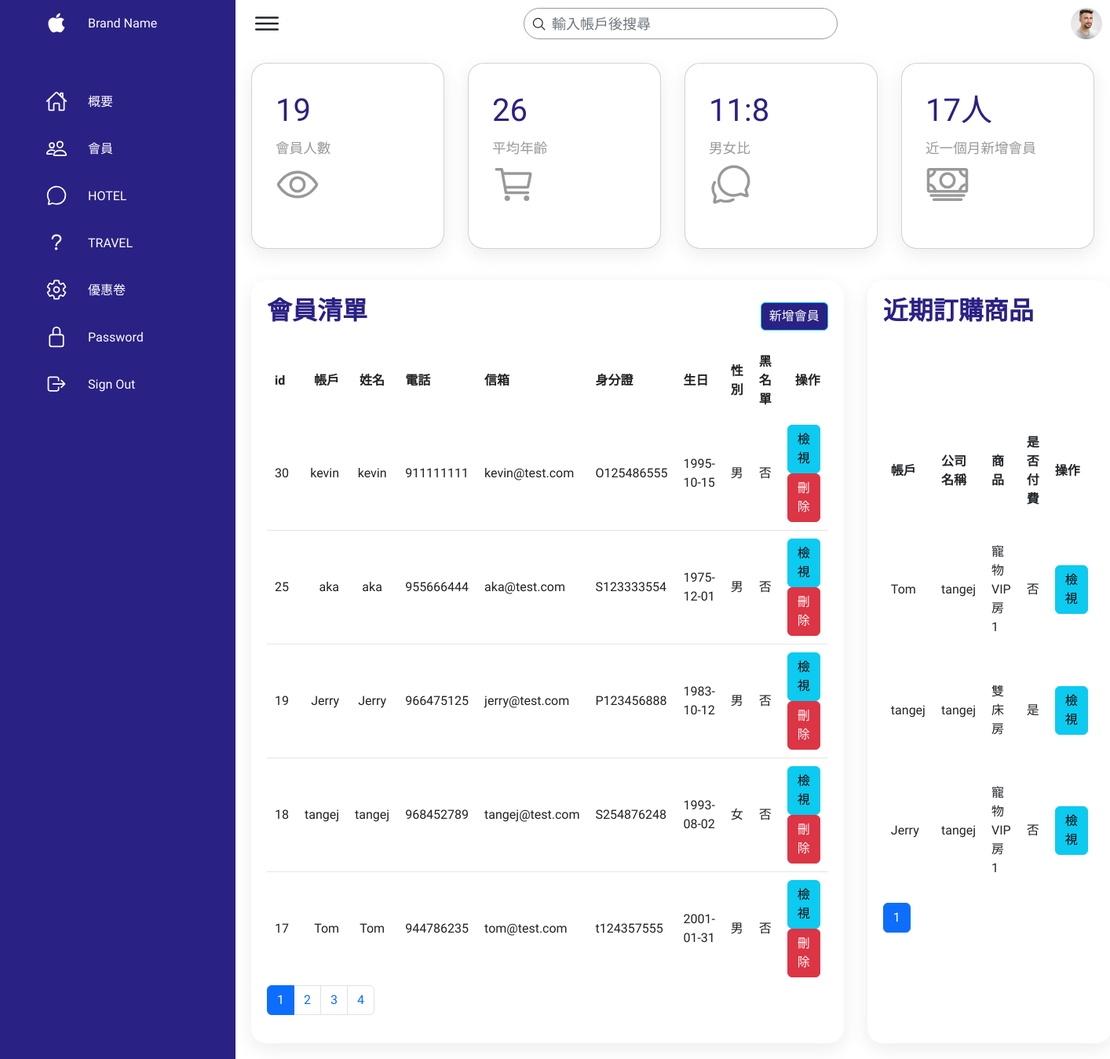
Page /admin-user/admin.php on the earlier database version.
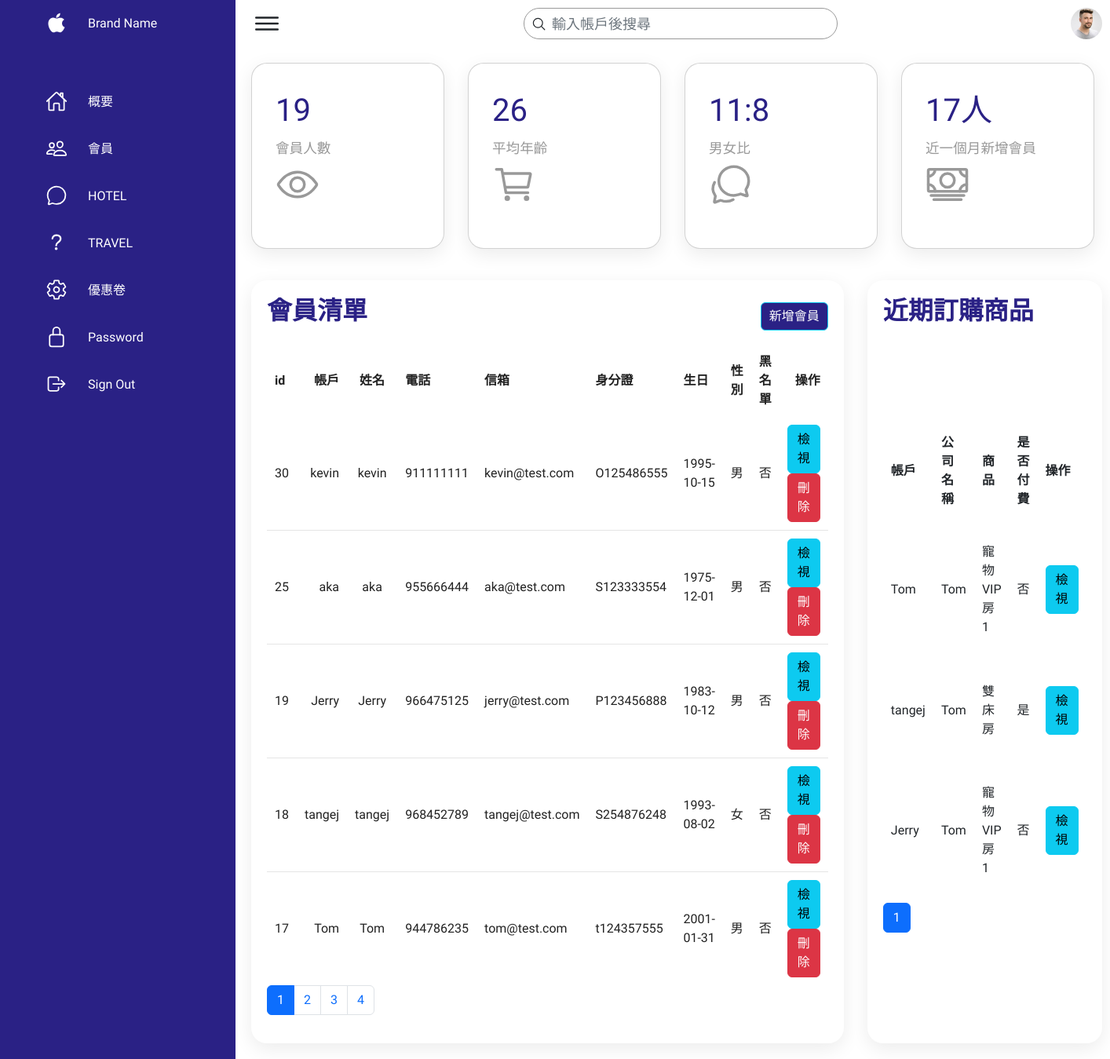
Same page on the later database version.
### tables this page shows
CREATE TABLE `users` (
  `id` int(20) UNSIGNED NOT NULL,
  `account` varchar(255) NOT NULL COMMENT '帳戶',
  `password` varchar(255) NOT NULL COMMENT '密碼',
  `name` varchar(255) NOT NULL COMMENT '姓名',
  `phone` varchar(255) NOT NULL COMMENT '電話',
  `email` varchar(255) NOT NULL COMMENT '信箱',
  `identification` varchar(255) NOT NULL COMMENT '身分證',
  `birthday` date NOT NULL COMMENT '生日',
  `gender` int(20) NOT NULL COMMENT '性別',
  `created_at` datetime NOT NULL COMMENT '創建時間',
  `points` int(20) NOT NULL COMMENT '點數',
  `level` int(20) NOT NULL COMMENT '等級',
  `coupon` int(20) NOT NULL COMMENT '優惠券',
  `valid` int(20) NOT NULL COMMENT '軟刪除'
);

CREATE TABLE `total_order_list` (
  `id` int(20) UNSIGNED NOT NULL,
  `user` varchar(255) NOT NULL COMMENT 'users.account',
  `company_id` varchar(255) NOT NULL,
  `product_id` varchar(255) NOT NULL COMMENT 'hotel_room_list.room_name / trip_event.trip_name',
  `status` int(20) NOT NULL COMMENT '是否付費',
  `order_date` datetime(6) NOT NULL COMMENT '訂購日期',
  `amount` int(20) NOT NULL COMMENT '訂單數',
  `valid` int(20) NOT NULL
);

### admin-user/admin.php (the view, shortened to what the changed rows need)
<?php
require_once("../db-connect2.php");
if (isset($_GET["search"])) {
    $search = $_GET["search"];
    $sql = "SELECT * FROM users WHERE account LIKE '%$search%' AND valid=1 ORDER BY created_at DESC";
    $resultAll = $conn->query($sql);
    $userCount = $resultAll->num_rows;
    if (isset($_GET["page"])) {
        $page = $_GET["page"];
    } else {
        $page = 1;
    }
    $per_page = 5;
    $page_start = ($page - 1) * $per_page;
    $sqlpage = "SELECT * FROM users WHERE  account LIKE '%$search%' AND valid=1  LIMIT $page_start, $per_page";
    $result = $conn->query($sqlpage);
    $totalPage = ceil($userCount / $per_page);
    $account = $_GET["search"];
    $sqlorderlist = "SELECT * FROM total_order_list INNER JOIN total_order_list_detail ON total_order_list.product_id = total_order_list_detail.product_id AND total_order_list.user = '$account' ";
    $resultsqlorderlist = $conn->query($sqlorderlist);
    $product = $resultsqlorderlist->fetch_all(MYSQLI_ASSOC);
} else {
    if (isset($_GET["page"])) {
        $page = $_GET["page"];
    } else {
        $page = 1;
    }
    $sqlAll = "SELECT * FROM users WHERE valid=1 ";
    $resultAll = $conn->query($sqlAll);
    $userCount = $resultAll->num_rows;
    $per_page = 5;
    $page_start = ($page - 1) * $per_page;
    $sql = "SELECT * FROM users WHERE valid=1 ORDER BY created_at DESC LIMIT $page_start, $per_page";
    $result = $conn->query($sql);
    $sqlbirthday = "SELECT * FROM users WHERE birthday";
    $resultBirthday = $conn->query($sqlbirthday);
    $sqlorderlist = "SELECT * FROM users INNER JOIN total_order_list ON users.account = total_order_list.user";
    $resultsqlorderlist = $conn->query($sqlorderlist);
    $product = $resultsqlorderlist->fetch_all(MYSQLI_ASSOC);
}
$rows = $result->fetch_all(MYSQLI_ASSOC);
?>
<!DOCTYPE html>
<html lang="en">
<head>
    <link href="https://cdn.jsdelivr.net/npm/bootstrap@5.2.1/dist/css/bootstrap.min.css" rel="stylesheet">
    <link rel="stylesheet" href="assets/css/style.css">
</head>
<body>
    <div class="crud-container">
        <div class="main">
            <div class="details">
                <div class="recentOrders">
                    <div class="cardHeader">
                        <h2>會員清單</h2>
                    </div>
                    <table>
                        <thead>
                            <tr>
                                <td>id</td>
                                <td>帳戶</td>
                                <td>姓名</td>
                                <td>電話</td>
                                <td>信箱</td>
                                <td>身分證</td>
                                <td>生日</td>
                                <td>性別</td>
                                <td>黑名單</td>
                                <td>操作</td>
                            </tr>
                        </thead>
                        <?php if ($userCount > 0) : ?>
                            <tbody>
                                <?php foreach ($rows as $row) : ?>
                                    <tr>
                                        <td><?= $row["id"] ?></td>
                                        <td><?= $row["account"] ?></td>
                                        <td><?= $row["name"] ?></td>
                                        <td><?= $row["phone"] ?></td>
                                        <td><?= $row["email"] ?></td>
                                        <td><?= $row["identification"] ?></td>
                                        <td><?= $row["birthday"] ?></td>
                                        <td>
                                            <?php if ($row["gender"] == 0) {
                                                echo "女";
                                            } else {
                                                echo "男";
                                            }
                                            ?>
                                        </td>
                                        <td><?php if ($row["valid"] == 0) {
                                                echo "是";
                                            } else {
                                                echo "否";
                                            }
                                            ?> </td>
                                        <td>
                                            <a class="btn btn-info" href="admin-user-product.php?account=<?= $row["account"] ?>">檢視</a>
                                            <a class="btn btn-danger" href="admin-delete-user.php?id=<?= $row["id"] ?>">刪除</a>
                                        </td>
                                    </tr>
                                <?php endforeach; ?>
                            </tbody>
                        <?php endif; ?>
                    </table>
                </div>
                <div class="recentCustomers">
                    <div class="cardHeader">
                        <h2>近期訂購商品</h2>
                    </div>
                    <table>
                        <thead>
                            <tr>
                                <td>帳戶</td>
                                <td>公司名稱</td>
                                <td>商品</td>
                                <td>是否付費</td>
                                <td>操作</td>
                            </tr>
                        </thead>
                        <?php if ($userCount > 0) : ?>
                            <tbody>
                                <?php foreach ($product as $row) : ?>
                                    <tr>
                                        <td><?= $row["user"] ?></td>
                                        <td><?= $row["company_id"] ?></td>
                                        <td><?= $row["product_id"] ?></td>
                                        <td>
                                            <?php
                                                if ($row["status"] == 0) {
                                                    echo "是";
                                                } else if ($row["status"] == 1) {
                                                    echo "否";
                                                }
                                            ?>
                                        </td>
                                        <td>
                                            <a class="btn btn-info" href="admin-user-product.php?account=<?= $row["account"] ?>">檢視</a>
                                        </td>
                                    </tr>
                                <?php endforeach; ?>
                            </tbody>
                        <?php endif; ?>
                    </table>
                </div>
            </div>
        </div>
    </div>
</body>
</html>

Differences in the rows shown:
changed users "Jerry": total_order_list.company_id "tangej" → "Tom"
changed users "tangej": total_order_list.company_id "tangej" → "Tom"
changed users "tom@test.com": total_order_list.company_id "tangej" → "Tom"
